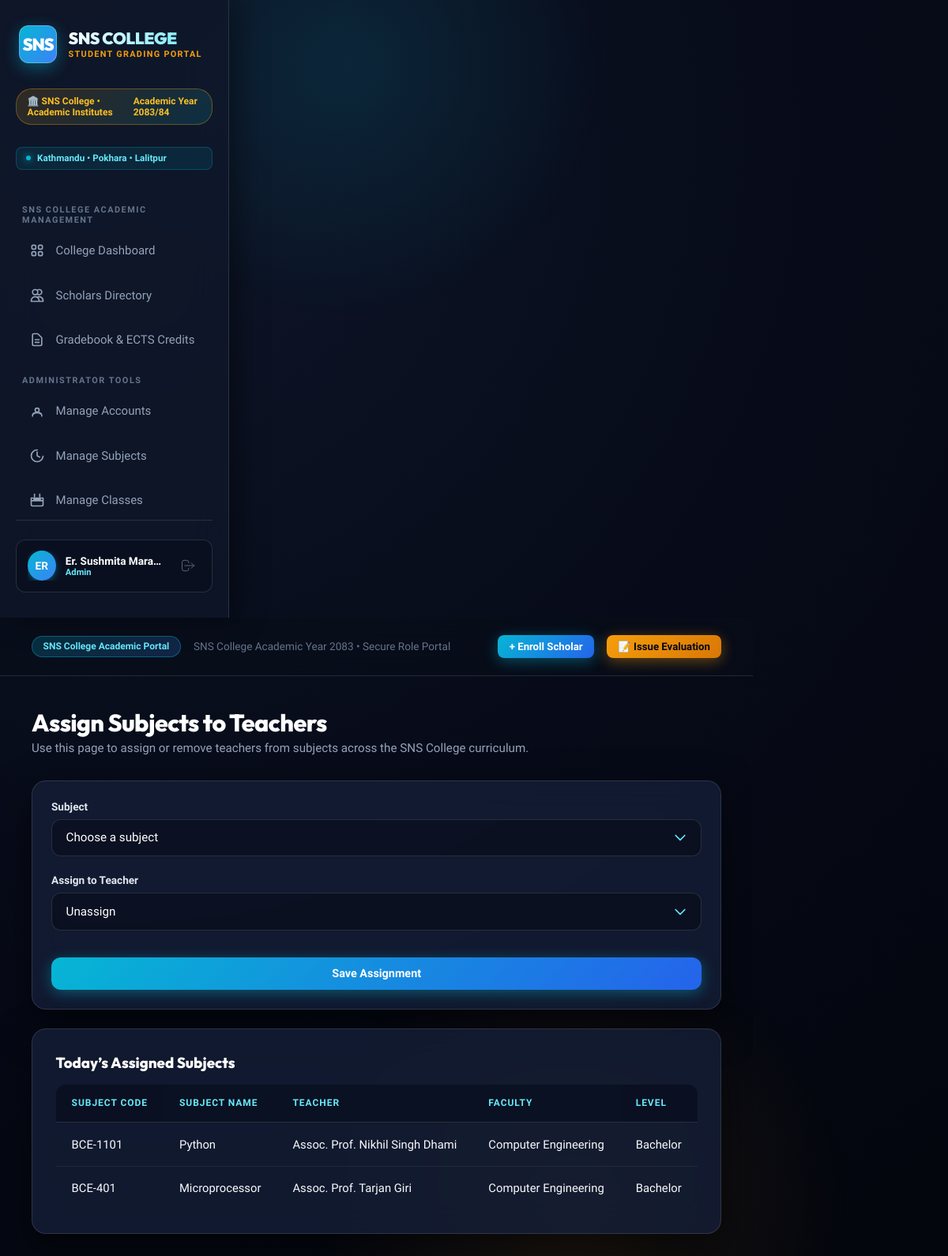
The app's page /admin/assign-subjects (signed in) with its own data.
### models.py (models this page shows, shortened)
class User(db.Model):
    __tablename__ = 'users'
    id = db.Column(db.Integer, primary_key=True)
    username = db.Column(db.String(50), unique=True, nullable=False)
    email = db.Column(db.String(100), unique=True, nullable=False)
    full_name = db.Column(db.String(100), nullable=False)
    password_hash = db.Column(db.String(255), nullable=False)
    role = db.Column(db.String(20), default='Teacher')  # 'Admin', 'Teacher', 'Student'
    department = db.Column(db.String(80), default='General')
    created_at = db.Column(db.DateTime, default=datetime.utcnow)

class Subject(db.Model):
    __tablename__ = 'subjects'
    id = db.Column(db.Integer, primary_key=True)
    code = db.Column(db.String(20), unique=True, nullable=False)
    name = db.Column(db.String(100), nullable=False)
    department = db.Column(db.String(80), default='Engineering')
    academic_period = db.Column(db.String(40), default='Semester 1')
    faculty = db.Column(db.String(80), default='General')
    level = db.Column(db.String(20), default='Bachelor')
    credits = db.Column(db.Integer, default=3)
    assigned_teacher_id = db.Column(db.Integer, db.ForeignKey('users.id'), nullable=True)
    grades = db.relationship('Grade', backref='subject', lazy=True)
    assigned_teacher = db.relationship('User', backref='assigned_subjects', foreign_keys=[assigned_teacher_id])

### app.py (the view, shortened to what this page needs)
@app.route('/admin/assign-subjects', methods=['GET', 'POST'])
@login_required
def admin_assign_subjects():
    if g.user.role != 'Admin':
        flash('Only administrators can manage subject assignments.', 'warning')
        return redirect(url_for('dashboard'))
    teachers = User.query.filter_by(role='Teacher').order_by(User.full_name).all()
    subjects = Subject.query.order_by(Subject.code).all()
    return render_template('admin_assign_subjects.html', subjects=subjects, teachers=teachers)

### app.py (called while the page is built)
@app.before_request
def load_logged_in_user():
    user_id = session.get('user_id')
    if user_id is None:
        g.user = None
    else:
        g.user = User.query.get(user_id)

@app.context_processor
def inject_user():
    return dict(current_user=getattr(g, 'user', None), can_manage_grade=user_can_manage_grade, csrf_token=generate_csrf)

def login_required(f):
    @wraps(f)
    def decorated_function(*args, **kwargs):
        if g.user is None:
            flash('Please log in to access this page.', 'warning')
            return redirect(url_for('login', next=request.url))
        return f(*args, **kwargs)
    return decorated_function

### templates/admin_assign_subjects.html (shortened to what this page needs)
{% extends 'base.html' %}
{% block content %}
<div class="page-header">
    <div>
        <h1 class="page-title">Assign Subjects to Teachers</h1>
        <p class="page-subtitle">Use this page to assign or remove teachers from subjects across the SNS College curriculum.</p>
    </div>
</div>
<div class="card" style="padding: 1.5rem; margin-bottom: 1.5rem;">
    <form method="POST" action="{{ url_for('admin_assign_subjects') }}">
        <div class="form-group">
            <label class="form-label" for="subject_id">Subject</label>
            <select id="subject_id" name="subject_id" class="form-control" required>
                <option value="" disabled selected>Choose a subject</option>
            </select>
        </div>
        <div class="form-group">
            <label class="form-label" for="teacher_id">Assign to Teacher</label>
            <select id="teacher_id" name="teacher_id" class="form-control">
                <option value="">Unassign</option>
            </select>
        </div>
        <button type="submit" class="btn btn-primary" style="width: 100%; margin-top: 0.75rem;">Save Assignment</button>
    </form>
</div>
<div class="card">
    <h3 style="font-weight: 800; margin-bottom: 1rem;">Today’s Assigned Subjects</h3>
    <div class="table-responsive">
        <table class="data-table">
            <thead>
                <tr>
                    <th>Subject Code</th>
                    <th>Subject Name</th>
                    <th>Teacher</th>
                    <th>Faculty</th>
                    <th>Level</th>
                </tr>
            </thead>
            <tbody>
                {% for subject in subjects %}
                <tr>
                    <td>{{ subject.code }}</td>
                    <td>{{ subject.name }}</td>
                    <td>
                        {% if subject.assigned_teacher %}
                            {{ subject.assigned_teacher.full_name }}
                        {% else %}
                            <span style="color: var(--text-muted);">Not assigned</span>
                        {% endif %}
                    </td>
                    <td>{{ subject.faculty or 'General' }}</td>
                    <td>{{ subject.level or 'Bachelor' }}</td>
                </tr>
                {% endfor %}
            </tbody>
        </table>
    </div>
</div>
{% endblock %}

### templates/base.html (shortened to what this page needs)
<DOCTYPE html>
<html lang="en">
<head>
</head>
<body>
    {% if g.user %}
    <aside class="sidebar">
        <a href="{{ url_for('dashboard') }}" class="university-brand">
            <div class="crest-icon">SNS</div>
            <div class="brand-text">
                <span class="brand-name">SNS COLLEGE</span>
                <span class="brand-sub">Student Grading Portal</span>
            </div>
        </a>
        <div class="world-rank-badge">
            <span>🏛️ SNS College • Academic Institutes</span>
            <span>Academic Year 2083/84</span>
        </div>
        <div class="campus-pill">
            <span class="pulse-dot"></span>
            <span>Kathmandu • Pokhara • Lalitpur</span>
        </div>
        <div class="nav-section-title">SNS College Academic Management</div>
        <ul class="nav-links">
            <li>
                <a href="{{ url_for('dashboard') }}" class="nav-link {% if request.endpoint == 'dashboard' %}active{% endif %}">
                    <span>College Dashboard</span>
                </a>
            </li>
            <li>
                <a href="{{ url_for('students') }}" class="nav-link {% if request.endpoint in ['students', 'add_student', 'edit_student'] %}active{% endif %}">
                    <svg fill="none" viewBox="0 0 24 24" stroke="currentColor">
                        <path stroke-linecap="round" stroke-linejoin="round" d="M12 4.354a4 4 0 110 5.292M15 21H3v-1a6 6 0 0112 0v1zm0 0h6v-1a6 6 0 00-9-5.197M13 7a4 4 0 11-8 0 4 4 0 018 0z" />
                    </svg>
                    <span>Scholars Directory</span>
                </a>
            </li>
            <li>
                <a href="{{ url_for('grades') }}" class="nav-link {% if request.endpoint == 'grades' %}active{% endif %}">
                    <svg fill="none" viewBox="0 0 24 24" stroke="currentColor">
                        <path stroke-linecap="round" stroke-linejoin="round" d="M9 12h6m-6 4h6m2 5H7a2 2 0 01-2-2V5a2 2 0 012-2h5.586a1 1 0 01.707.293l5.414 5.414a1 1 0 01.293.707V19a2 2 0 01-2 2z" />
                    </svg>
                    <span>Gradebook & ECTS Credits</span>
                </a>
            </li>
        </ul>
        {% if g.user.role == 'Admin' %}
        <div class="nav-section-title">Administrator Tools</div>
        <ul class="nav-links">
            <li>
                <a href="{{ url_for('admin_manage_users') }}" class="nav-link {% if request.endpoint in ['admin_manage_users', 'admin_create_user', 'admin_edit_user'] %}active{% endif %}">
                    <svg fill="none" viewBox="0 0 24 24" stroke="currentColor">
                        <path stroke-linecap="round" stroke-linejoin="round" d="M5.121 17.804A9.953 9.953 0 0112 15c2.39 0 4.604.8 6.379 2.152M15 11a3 3 0 11-6 0 3 3 0 016 0zM19 20v-1a4 4 0 00-4-4H9a4 4 0 00-4 4v1" />
                    </svg>
                    <span>Manage Accounts</span>
                </a>
            </li>
            <li>
                <a href="{{ url_for('admin_manage_subjects') }}" class="nav-link {% if request.endpoint in ['admin_manage_subjects', 'admin_create_subject', 'admin_edit_subject'] %}active{% endif %}">
                    <svg fill="none" viewBox="0 0 24 24" stroke="currentColor">
                        <path stroke-linecap="round" stroke-linejoin="round" d="M12 6v6l4 2" />
                        <path stroke-linecap="round" stroke-linejoin="round" d="M21 12.79A9 9 0 1112.21 3" />
                    </svg>
                    <span>Manage Subjects</span>
                </a>
            </li>
            <li>
                <a href="{{ url_for('admin_manage_classes') }}" class="nav-link {% if request.endpoint in ['admin_manage_classes', 'admin_create_class', 'admin_edit_class'] %}active{% endif %}">
                    <svg fill="none" viewBox="0 0 24 24" stroke="currentColor">
                        <path stroke-linecap="round" stroke-linejoin="round" d="M8 7V3m8 4V3m-9 8h10M3 13h18M5 21h14a2 2 0 002-2V9H3v10a2 2 0 002 2z" />
                    </svg>
                    <span>Manage Classes</span>
                </a>
            </li>
        </ul>
        {% endif %}
        <div class="sidebar-footer">
            <div class="user-profile-card">
                <div style="display: flex; align-items: center; gap: 0.75rem; overflow: hidden;">
                    <div class="user-avatar">
                        {{ g.user.full_name[:2].upper() }}
                    </div>
                    <div class="user-info">
                        <span class="user-name">{{ g.user.full_name }}</span>
                        <span class="user-role-badge">{{ g.user.role }}</span>
                    </div>
                </div>
                <a href="{{ url_for('logout') }}" class="btn-logout-icon" title="Sign Out">
                    <svg width="20" height="20" fill="none" viewBox="0 0 24 24" stroke="currentColor">
                        <path stroke-linecap="round" stroke-linejoin="round" d="M17 16l4-4m0 0l-4-4m4 4H7m6 4v1a3 3 0 01-3 3H6a3 3 0 01-3-3V7a3 3 0 013-3h4a3 3 0 013 3v1" />
                    </svg>
                </a>
            </div>
        </div>
    </aside>
    {% endif %}
    <div class="main-wrapper">
        {% if g.user %}
        <header class="topbar">
            <div class="topbar-title-section">
                <span class="portal-tag">SNS College Academic Portal</span>
                <span style="color: var(--text-dim); font-size: 0.85rem;">SNS College Academic Year 2083 • Secure Role Portal</span>
            </div>
            <div class="topbar-actions">
                {% if g.user.role != 'Student' %}
                    <a href="{{ url_for('add_student') }}" class="btn btn-primary btn-sm">+ Enroll Scholar</a>
                    <a href="{{ url_for('grades') }}" class="btn btn-gold btn-sm">📝 Issue Evaluation</a>
                {% endif %}
            </div>
        </header>
        {% endif %}
        <main class="content-body">
            {% block content %}{% endblock %}
        </main>
    </div>
</body>
</html>

### records on screen
User: user "ER", user.full_name "Er. Sushmita Mara…", user.role "Admin"
Subject: code "BCE-1101", name "Python", assigned_teacher.full_name "Assoc. Prof. Nikhil Singh Dhami", faculty "Computer Engineering", level "Bachelor"
Subject: code "BCE-401", name "Microprocessor", assigned_teacher.full_name "Assoc. Prof. Tarjan Giri", faculty "Computer Engineering", level "Bachelor"
